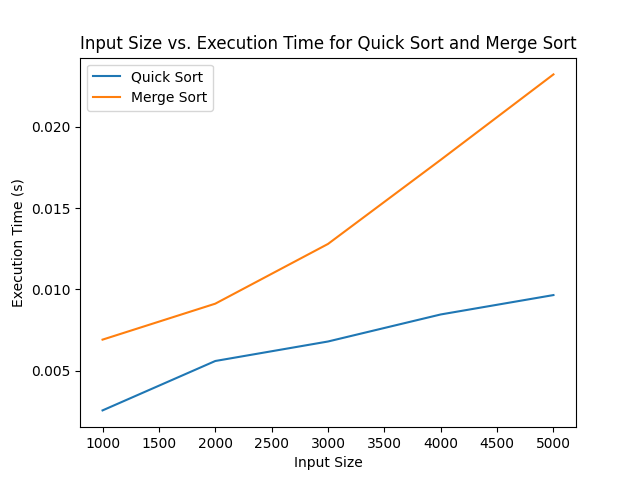

This chart was generated by the following Python code:
import time
import random
import matplotlib.pyplot as plt

# Quick Sort Implementation
def quick_sort(arr):
    if len(arr) <= 1:
        return arr
    else:
        pivot = arr[len(arr) // 2]
        left = [x for x in arr if x < pivot]
        middle = [x for x in arr if x == pivot]
        right = [x for x in arr if x > pivot]
        return quick_sort(left) + middle + quick_sort(right)

# Merge Sort Implementation
def merge_sort(arr):
    if len(arr) <= 1:
        return arr
    
    mid = len(arr) // 2
    left = merge_sort(arr[:mid])
    right = merge_sort(arr[mid:])
    
    return merge(left, right)

def merge(left, right):
    result = []
    i = j = 0
    
    while i < len(left) and j < len(right):
        if left[i] < right[j]:
            result.append(left[i])
            i += 1
        else:
            result.append(right[j])
            j += 1
    
    result.extend(left[i:])
    result.extend(right[j:])
    
    return result

# Function to generate random input array of given size
def generate_random_input(size):
    return [random.randint(1, 1000) for _ in range(size)]

# Function to measure execution time of a sorting algorithm
def measure_execution_time(sort_function, arr):
    start_time = time.time()
    sort_function(arr)
    end_time = time.time()
    return end_time - start_time

# Function to generate best case input for Quick Sort
def generate_quick_sort_best_case(size):
    return list(range(1, size+1))

# Function to generate worst case input for Quick Sort
def generate_quick_sort_worst_case(size):
    return list(range(size, 0, -1))

# Function to plot best and worst case execution times for Quick Sort and Merge Sort
def plot_best_worst_case():
    quick_sort_best_case_times = []
    quick_sort_worst_case_times = []
    merge_sort_best_case_times = []
    merge_sort_worst_case_times = []

    for size in sizes:
        # Best case for Quick Sort
        quick_sort_best_case_data = generate_quick_sort_best_case(size)
        quick_sort_best_case_time = measure_execution_time(quick_sort, quick_sort_best_case_data)
        quick_sort_best_case_times.append(quick_sort_best_case_time)

        # Worst case for Quick Sort
        quick_sort_worst_case_data = generate_quick_sort_worst_case(size)
        quick_sort_worst_case_time = measure_execution_time(quick_sort, quick_sort_worst_case_data)
        quick_sort_worst_case_times.append(quick_sort_worst_case_time)

        # Best case for Merge Sort
        merge_sort_best_case_data = quick_sort_best_case_data.copy()  # Merge Sort behaves the same for all cases
        merge_sort_best_case_time = measure_execution_time(merge_sort, merge_sort_best_case_data)
        merge_sort_best_case_times.append(merge_sort_best_case_time)

        # Worst case for Merge Sort
        merge_sort_worst_case_data = quick_sort_worst_case_data.copy()  # Merge Sort behaves the same for all cases
        merge_sort_worst_case_time = measure_execution_time(merge_sort, merge_sort_worst_case_data)
        merge_sort_worst_case_times.append(merge_sort_worst_case_time)

    # Plot best and worst case execution times
    plt.figure(figsize=(12, 6))

    # Quick Sort
    plt.subplot(1, 2, 1)
    plt.plot(sizes, quick_sort_best_case_times, label='Best Case')
    plt.plot(sizes, quick_sort_worst_case_times, label='Worst Case')
    plt.xlabel('Input Size')
    plt.ylabel('Execution Time (s)')
    plt.title('Quick Sort: Best and Worst Case Execution Times')
    plt.legend()

    # Merge Sort
    plt.subplot(1, 2, 2)
    plt.plot(sizes, merge_sort_best_case_times, label='Best Case')
    plt.plot(sizes, merge_sort_worst_case_times, label='Worst Case')
    plt.xlabel('Input Size')
    plt.ylabel('Execution Time (s)')
    plt.title('Merge Sort: Best and Worst Case Execution Times')
    plt.legend()

    plt.tight_layout()
    plt.show()

# Measure execution times for different input sizes
sizes = [1000, 2000, 3000, 4000, 5000]
quick_sort_times = []
merge_sort_times = []

for size in sizes:
    data = generate_random_input(size)
    
    quick_sort_time = measure_execution_time(quick_sort, data.copy())
    quick_sort_times.append(quick_sort_time)
    
    merge_sort_time = measure_execution_time(merge_sort, data.copy())
    merge_sort_times.append(merge_sort_time)

# Plot input size vs. execution time
plt.plot(sizes, quick_sort_times, label='Quick Sort')
plt.plot(sizes, merge_sort_times, label='Merge Sort')
plt.xlabel('Input Size')
plt.ylabel('Execution Time (s)')
plt.title('Input Size vs. Execution Time for Quick Sort and Merge Sort')
plt.legend()
plt.show()

# Plot best and worst case execution times for Quick Sort and Merge Sort
plot_best_worst_case()
